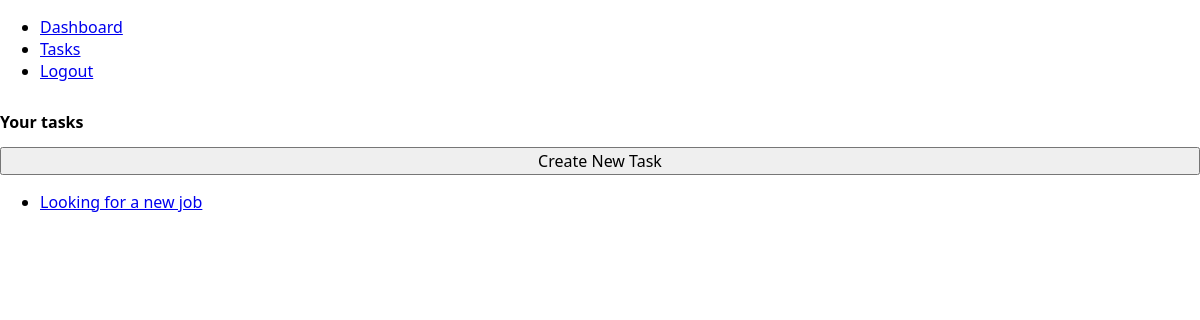
Page /tasks/ (signed in) on the earlier database version.
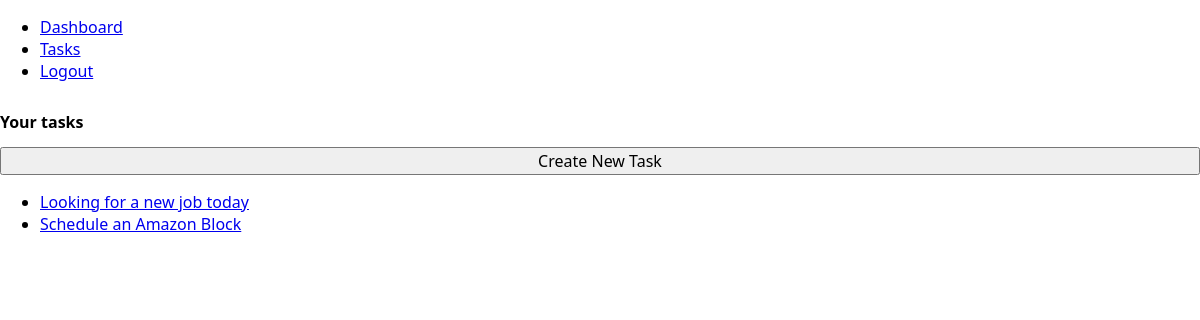
Same page on the later database version.
### tasks/models.py (models this page shows, shortened)
class Task(models.Model):
    class Priority(models.TextChoices):
        HIGH = 'high', 'High'
        MEDIUM = 'medium', 'Medium'
        LOW = 'low', 'Low'
    class Status(models.TextChoices):
        COMPLETED = 'completed', 'Completed'
        IN_PROGRESS = 'in_progress', 'In Progress'
        PENDING = 'pending', 'Pending'
    title = models.CharField(max_length=200)
    description = models.TextField(null=True, blank=True)
    created_at = models.DateTimeField(auto_now_add=True)
    updated_at = models.DateTimeField(auto_now=True)
    priority = models.CharField(max_length=10, choices=Priority.choices, default=Priority.LOW)
    status = models.CharField(max_length=20, choices=Status.choices, default=Status.PENDING)
    user = models.ForeignKey(User, on_delete=models.CASCADE)

### tasks/views.py (the view)
# urls.py: path('', include('tasks.urls')),
@login_required
def tasks(request):
    tasks = Task.objects.filter(user=request.user)
    form = TaskForm()
    return render(request, 'tasks.html', {
        'tasks': tasks,
        'form': form
    })

### tasks/templates/tasks.html (shortened to what this page needs)
{% extends 'base.html' %}
{% block content %}
    <h2>Your tasks</h2>
    <button id="openModalBtn">Create New Task</button>
    <ul>
        {% for task in tasks %}
            <li><a href="{% url 'task_details' task.id %}">{{ task.title }}</a></li>
        {% empty %}
            <li>No tasks.</li>
        {% endfor %}
    </ul>
{% endblock %}

### tasks/templates/base.html (shortened to what this page needs)
{% load static %}
<!DOCTYPE html>
<html lang="en">
<head>
    <link rel="stylesheet" href="{% static 'styles.css' %}">
</head>
<body>
    <header class="header-section">
        <nav class="nav-bar">
            <ul>
                {% if user.is_authenticated %}
                    <li>
                        <a href="{% url 'dashboard' %}">Dashboard</a>
                    </li>
                    <li>
                        <a href="{% url 'tasks' %}">Tasks</a>
                    </li>
                    <li>
                        <a href="{% url 'signout' %}">Logout</a>
                    </li>
                {% endif %}
            </ul>
        </nav>
    </header>
    {% block content %}
    {% endblock %}
</body>
</html>

### tasks/static/styles.css (style rules this page uses)
* { font-family: 'Segoe UI', Tahoma, Geneva, Verdana, sans-serif; font-size: medium; }
html, body { margin: 0; padding: 0; height: 100%; }
body { display: flex; flex-direction: column; min-height: 100vh; }

Differences in the rows shown:
changed Task: title "Looking for a new job" → "Looking for a new job today"
added Task: title "Schedule an Amazon Block"
